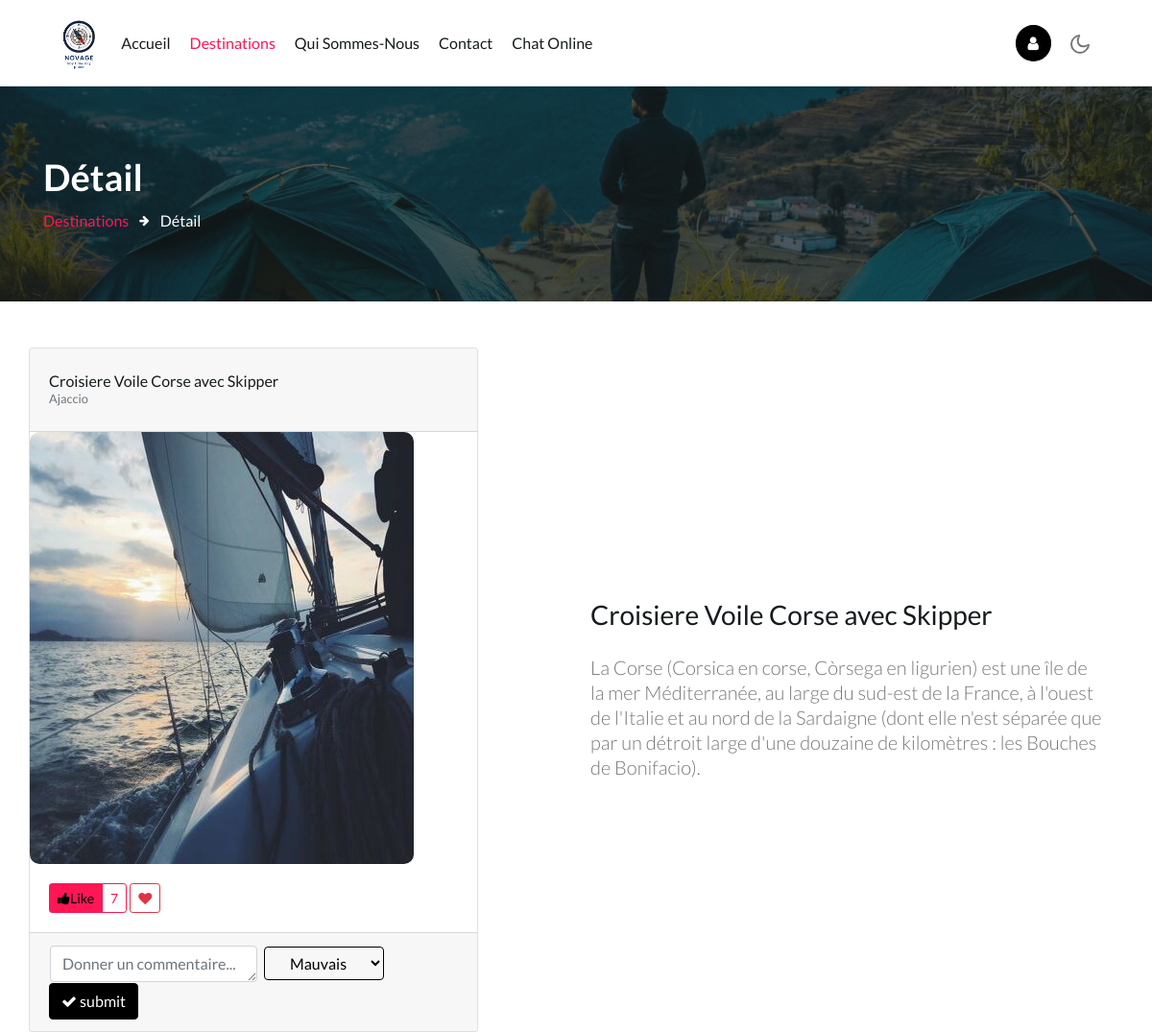
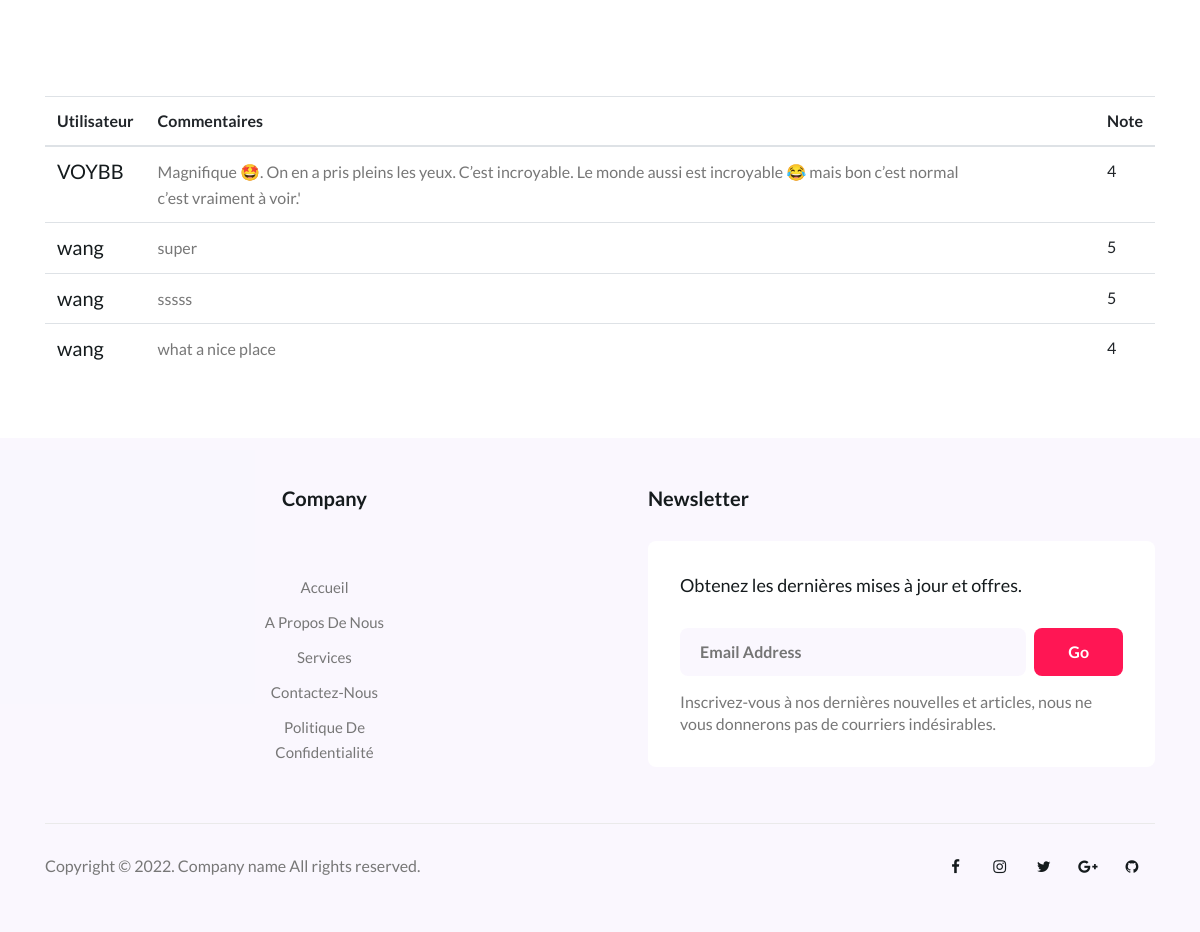
/detail/1, run on the app's committed database (2 pictures, top to bottom).
### tables this page shows
CREATE TABLE Lieu(
idLieu INTEGER NOT NULL PRIMARY KEY,
nomLieu VARCHAR(255) NOT NULL,
descLieu VARCHAR(255), 
dureeConseillee INTEGER, 
prix INTEGER,
idVille INTEGER NOT NULL,
CONSTRAINT fk_Ville
	FOREIGN KEY (idVille)
	REFERENCES Ville(idVille)
	ON DELETE CASCADE
);

CREATE TABLE Ville (
idVille INTEGER NOT NULL PRIMARY KEY, 
nomVille VARCHAR (255) NOT NULL, 
idRegion INTEGER NOT NULL,
CONSTRAINT fk_Region 
	FOREIGN KEY (idRegion)
	REFERENCES Region(idRegion)
	ON DELETE CASCADE
);

CREATE TABLE Commentaire(
idCo INTEGER NOT NULL PRIMARY KEY,
descCo VARCHAR (255), 
note INTEGER CHECK(note>=0 AND note<=5), 
idUti INTEGER NOT NULL, 
idLieu INTEGER NOT NULL, 
CONSTRAINT fk_Uti
	FOREIGN KEY(idUti)
	REFERENCES Utilisateur(idUti)
	ON DELETE CASCADE, 
CONSTRAINT fk_Lieu
	FOREIGN KEY(idLieu)
	REFERENCES Lieu(idLieu)
	ON DELETE CASCADE
);

CREATE TABLE Utilisateur (
idUti INTEGER NOT NULL PRIMARY KEY, 
pseudo VARCHAR(50) NOT NULL, 
mailUti VARCHAR(50) NOT NULL, 
mdpUti VARCHAR(50) NOT NULL
);

### test.py (the view, shortened to what this page needs)
@app.route('/detail/<int:lieu_id>')
def detail_page(lieu_id):
    con = connection()
    query = f'''select nomLieu, descLieu, nomVille, idLieu from lieu, ville where lieu.idville = ville.idville and idLieu = {lieu_id};'''
    res = select_donne(con, query)
    query_nb_like = f'''select count(idLieu) from liker where idLieu = {lieu_id};'''
    print(res)
    nb_like = select_donne(connection(), query_nb_like)[0][0]
    like_flag = False
    query_commentaire = f'''select pseudo, note, descCo from commentaire, utilisateur where  utilisateur.idUti = commentaire.idUti and idLieu={lieu_id};'''
    commentaires = select_donne(connection(), query_commentaire)
    path = f'assets/images/lieu/{lieu_id}.jpg'
    print("nubmer", nb_like)
    return render_template('detail.html', infos=res, path=path, nb=nb_like, like_flag=like_flag, commentaires=commentaires)

### test.py (called while the page is built)
def connection():
    if not os.path.exists('db/novage_db.sqlite3'):
        print(f"Le fichier {'db/novage_db.sqlite3'} n'existe pas")
        connection = None
    else:
        try:
            connection = sqlite3.connect('db/novage_db.sqlite3')
            print("Connection to SQLite réussi")
        except OSError as e:
            print(f"The error {e} occured")
    return connection

def select_donne(connect, query):
    cursor = connect.cursor()
    try:
        cursor.execute(query)
    except EOFError as e:
        print("Error execute query!")
    result = cursor.fetchall()
    connect.close()
    return result

### templates/detail.html (shortened to what this page needs)
{% extends "layout_contenu.html" %}
{% block page_active2 %}active{% endblock %}
{% block sous_title%}Détail{% endblock %}
{% block lien %}{{ url_for('destination_page') }}{% endblock %}
{% block last_page %}Destinations{% endblock %}
{% block current_page %}Détail{% endblock %}
{% block bar %}
 <div class="grids-1 py-5">
      <div class="container">
        <div class="row cols-xs-space cols-sm-space align-items-center">
          <div class="col-lg-6 row">
              <div class="card">
                <div class="card-header py-4">
                  <div class="d-flex align-items-center">
                    <div class="avatar-content">
                      <h5 class="h6 mb-0">{{ infos[0][0] }}</h5>
                      <small class="d-block text-muted">{{ infos[0][2] }}</small>
                    </div>
                  </div>
                </div>
                <div class="card-image">
                  <img src="{{ url_for('static', filename=path) }}" class="img-fluid">
                </div>
                <div class="card-body">
                    <div class="btn-group btn-action-label" role="group" aria-label="Like">
                        <button type="button" class="btn btn-sm btn-secondary btn-action"><a href="{{ url_for('add_like', lieu_id=infos[0][3]) }}"><i class="fa fa-thumbs-up"></i><span>Like</span></a></button>
                        <p class="btn btn-sm btn-outline-secondary btn-label">{{ nb }}</p>
                    </div>
                    <div class="btn-group btn-action-label" role="group" aria-label="Like">
                        <a href="{{ url_for('addfavos_page', lieu_id=infos[0][3]) }}" class="btn btn-sm btn-outline-danger btn-label"><i class="fa fa-heart"></i></a>
                    </div>
                  </div>
                <div class="card-footer">
                  <div class="row ">
                    <div class="col-10 ">
                      <form method="post" action="{{ url_for('add_comm', lieu_id=infos[0][3]) }}" class="card-comment-box" role="form">
                            <table>
                                <tr >
                                    <td ><textarea id="com" name="com" cols="30" rows="1" class="form-control textarea-autosize"
                          placeholder="Donner un commentaire..."></textarea></td>
                                    <td>&nbsp;</td>
                                    <td >
                                        <select name="note" class="btn btn-outline-primary dropdown-toggle" type="button" ></option>
                                            <option value="1">Mauvais</option>
                                        </select>
                                    </td>
                                </tr>
                            </table>
                          <button type="submit" class="btn btn-primary"><i id="addCom" class="fa fa-check"></i> submit</button>
                      </form>
                    </div>
                  </div>
                </div>
              </div>
          </div>
          <div class="col-lg-6 ml-lg-auto">
              <h3 class="heading h3">
                {{ infos[0][0] }}
              </h3>
              <p class="lead text-gray mt-4">{{ infos[0][1] }}
              </p>
          </div>
        </div>
      </div>
  </div>
  <section class="grids-1 py-5">
    <div class="container img-center">
    <table class="table table-hover table-cards align-items-center">
    <thead>
        <tr>
            <th scope="col">Utilisateur</th>
            <th scope="col">Commentaires</th>
            <th scope="col">Note</th>
        </tr>
    </thead>
    <tbody>
    {% for com in commentaires %}
        <tr class="bg-white">
            <th scope="row">
                <div class="media align-items-center">
                    <div class="media-body">
                        <h6 class="h5 font-weight-normal mb-0">{{ com[0] }}</h6>
                    </div>
                </div>
            </th>
            <td> <div style="width: 90%"> <p name="{{ com[0] }}"  class="card-text">{{ com[2] }}</p> </div> </td>
            <td>{{ com[1] }}</td>
        </tr>
    {%  endfor %}
    </tbody>
</table>
    </div>
  </section>
{% endblock %}

### data on the page
Lieu: nomLieu "Croisiere Voile Corse avec Skipper", descLieu "La Corse (Corsica en corse, Còrsega en ligurien) est une île de la mer Méditerranée, au large du sud-est de la France, à l'ouest de l'Italie et au nord de la Sardaigne (dont elle n'est séparée que par un détroit large d'une douzaine de kilomètres : les Bouches de Bonifacio)."
Ville: nomVille "Ajaccio"
Commentaire: pseudo "VOYBB", descCo "Magnifique 🤩. On en a pris pleins les yeux. C’est incroyable. Le monde aussi est incroyable 😂 mais bon c’est normal c’est vraiment à voir.'", note "4"
Commentaire: pseudo "wang", descCo "super", note "5"
Commentaire: pseudo "wang", descCo "sssss", note "5"
Commentaire: pseudo "wang", descCo "what a nice place", note "4"

### other printed values
{{ nb }} "7"
